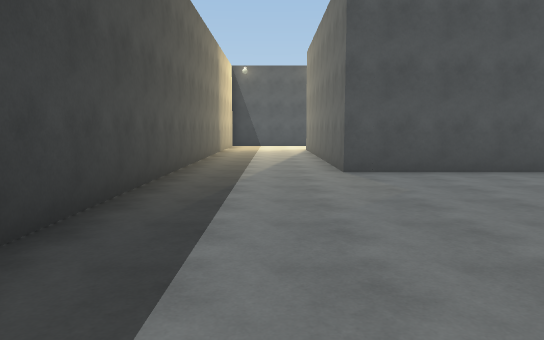
view 1 (above)

17 first-person views from a walk through a Unity game level. The camera is 1.5 m above the floor, tilts 6° down and sees 70° across. The floor is counted in squares, 2 m on a side. Each view is taken from the middle of a square. On the plan, view 1 faces up. The plan holds only what a view shows up to about 12 squares ahead; the rest is blank. The place goes on beyond the plan. The player character is not drawn.

view 2
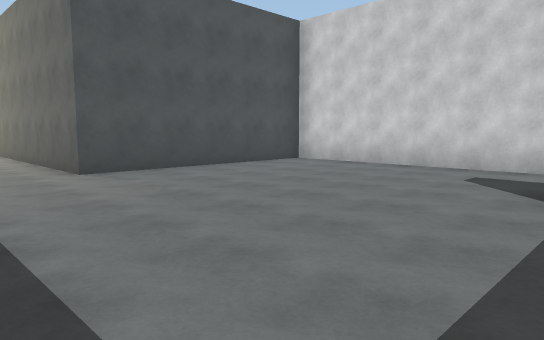

view 3
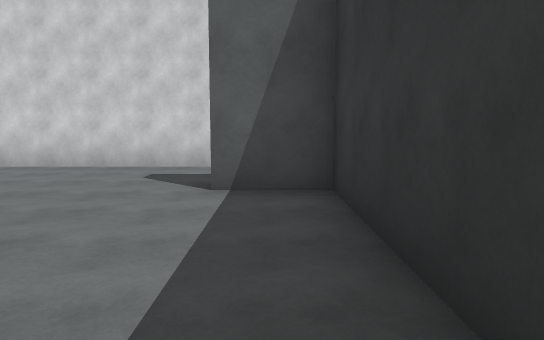

view 4
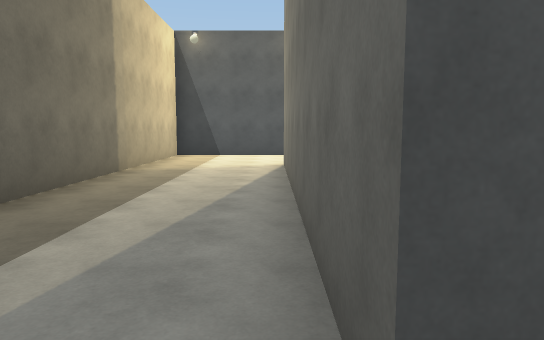

view 5
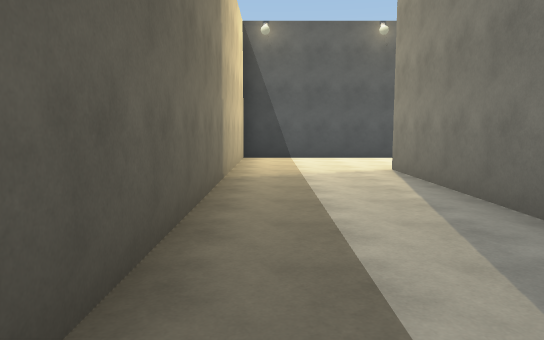

view 6
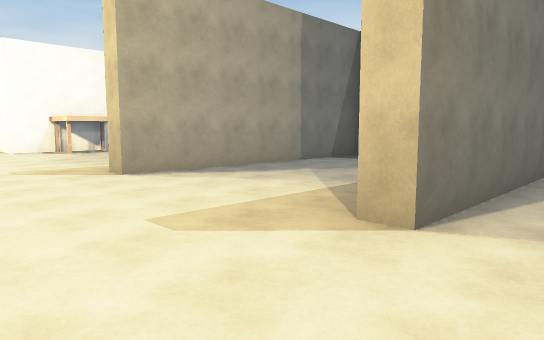

view 7
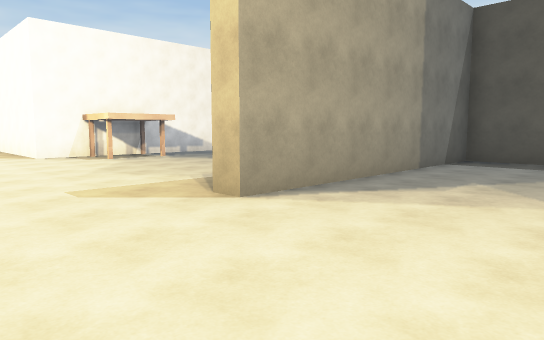

view 8
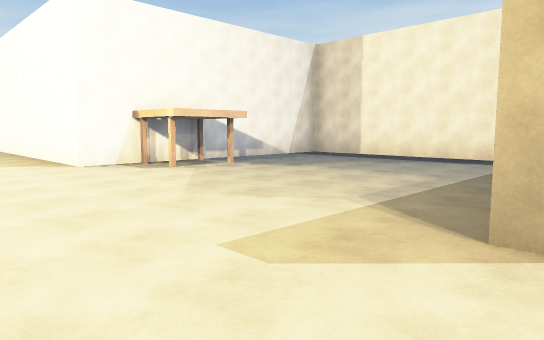

view 9
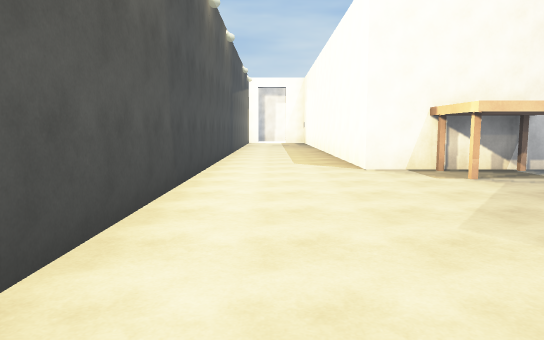

view 10
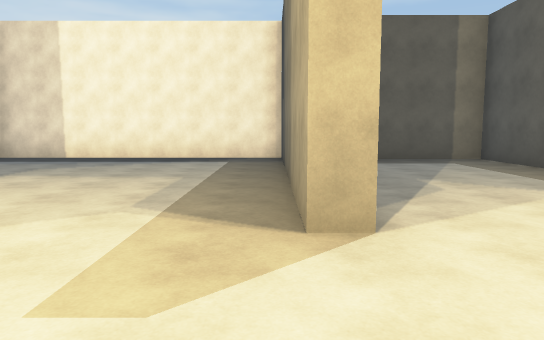

view 11
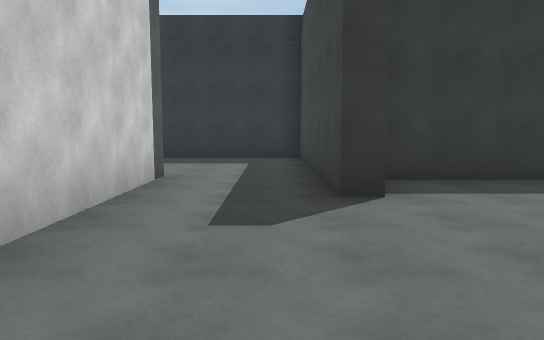

view 12
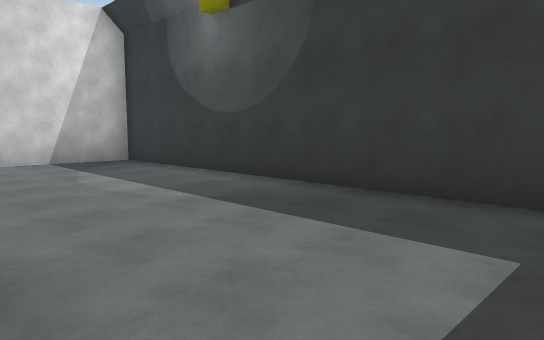

view 13
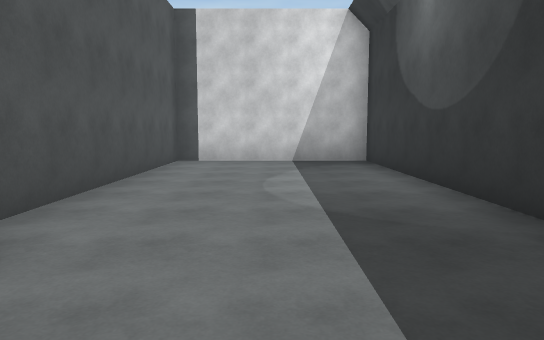

view 14
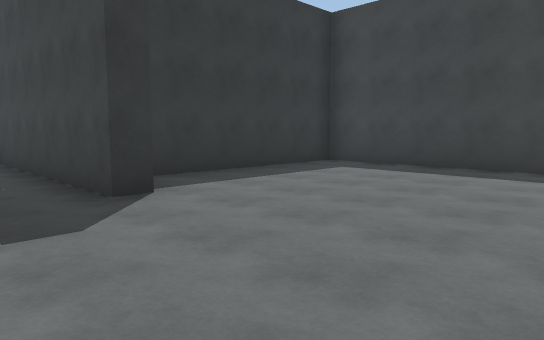

view 15
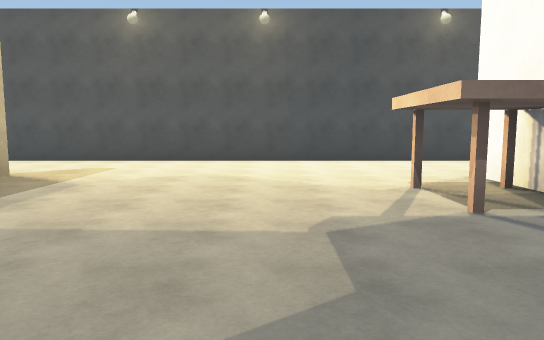

view 16
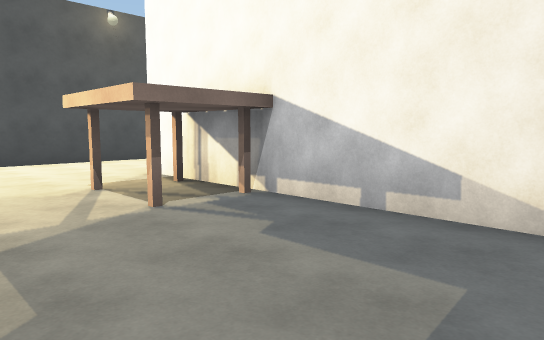

view 17
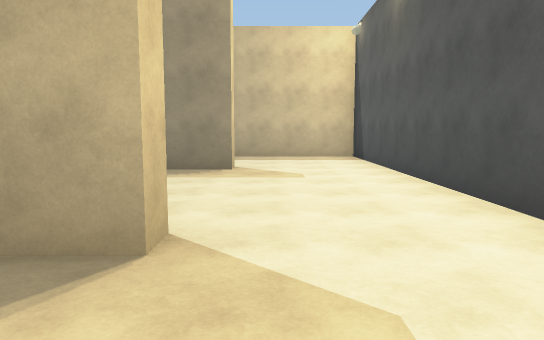

### Floor plan
Points are (right, up) in squares from view 1. A wall is a line through its corners. A room is listed if a view was taken in it or the views show most of it. See-through windows are left out.
Room 1 (views 1, 2, 3, 4, 5, 6, 7, 8, 9, 10, 11, 14, 15, 16, 17)
walls: (6.7, 6.7) (1.3, 6.7) (1.3, 14.2) (1.7, 14.2) (1.7, 13); (1.7, 9.5) (1.7, 7.2) (6.2, 7.2) (6.2, 14.2) (6.7, 14.2) (6.7, 7.4); (14.2, 8.1) (14.2, 14.2) (20.4, 14.2); (6.7, 0.5) (6.7, 6.7) (14.2, 6.7); (19, 17.2) (-1.7, 17.2) (-1.7, -0.8) (3.7, -0.8) (3.7, 0.8) (4.2, 0.8)
ways out: opening at (5.5, -0.5) to room 2
Room 2 (views 12, 13)
walls: (6.7, -1.2) (6.7, 0.5); (4.2, 0.8) (4.2, -5.3) (14.2, -5.3) (14.2, -0.8) (8.1, -0.8)
ways out: opening at (5.5, -0.5) to room 1

Where each view was taken, in squares from view 1:
view 1: 0 up, 0 right, facing up
view 2: 0 up, 1 left, facing up-right
view 3: 0 up, 1 left, facing right
view 4: 6 up, 1 right, facing up
view 5: 7 up, 1 left, facing up
view 6: 17 up, 0 right, facing down-right
view 7: 17 up, 3 right, facing down-right
view 8: 17 up, 6 right, facing down-right
view 9: 16 up, 7 right, facing right
view 10: 17 up, 7 right, facing down
view 11: 5 up, 5 right, facing down
view 12: 1 down, 5 right, facing down-right
view 13: 3 down, 5 right, facing right
view 14: 5 up, 6 right, facing down-left
view 15: 8 up, 11 right, facing up
view 16: 8 up, 11 right, facing up-right
view 17: 15 up, 9 right, facing left
